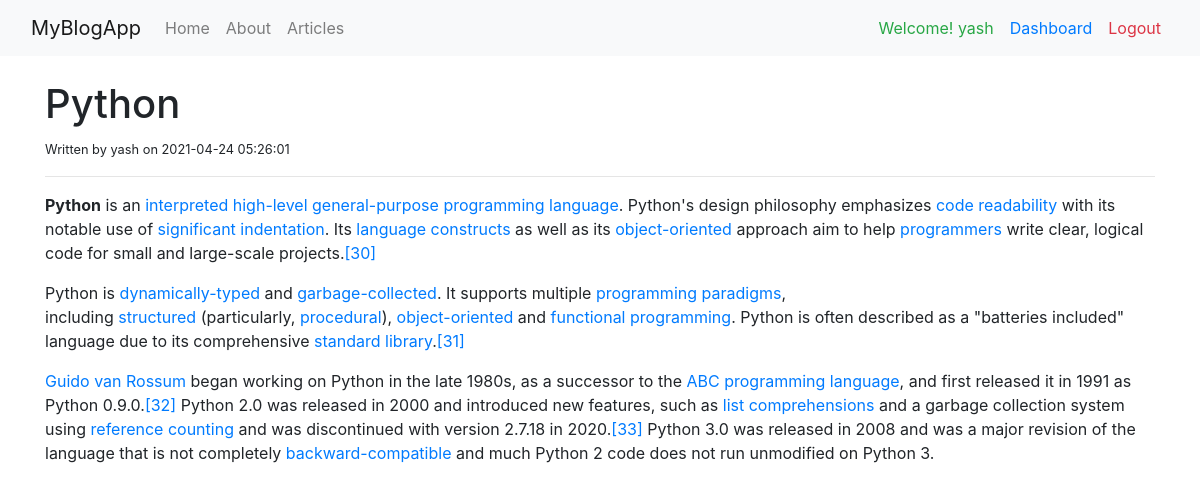
/article/3/ (signed in), run on the app's committed database.
### app.py (models this page shows, shortened)
class Articles(db.Model):
    __tablename__ = 'articles'
    id = db.Column(db.Integer(), primary_key=True)
    title = db.Column(db.String(250))
    author = db.Column(db.String(100))
    body = db.Column(db.String())
    created_date = db.Column(db.DateTime, server_default=db.func.now())

### app.py (the view)
@app.route('/article/<string:id>/')
def article(id):
    result = db.session.query(Articles).filter(Articles.id==id).first()
    return render_template('article.html',article = result)

### templates/article.html
{% extends 'base.html' %}
{% block body %}
<h1>{{article.title}}</h1>
<small>Written by {{article.author}} on {{article.created_date}}</small>
<hr>
<div>
  {{article.body | safe}}
</div>
{% endblock %}

### templates/includes/_navbar.html (shortened to what this page needs)
<nav class="navbar navbar-expand-lg navbar-light bg-light">
    <div class="container-fluid">
    <div class="collapse navbar-collapse" id="navbarTogglerDemo01">
      <a class="navbar-brand" href="/">MyBlogApp</a>
      <ul class="navbar-nav mr-auto mt-2 mt-lg-0">
        <li><a class="nav-link" href="/">Home</a></li>
        <li><a class="nav-link" href="/about">About</a></li>
        <li><a class="nav-link" aria-current="page" href="/articles">Articles</a></li>
      </ul>
      <ul class="navbar-nav ml-auto">
        {% if session.logged_in %}
          <li><a class="nav-link text-success" href="#" >Welcome! {{session.username}}</a></li>
          <li><a class="nav-link text-primary" href="/dashboard">Dashboard</a></li>
          <li><a class="nav-link text-danger" href="/logout">Logout</a></li>
        {% else %}
          <li><a class="nav-link" href="/register">Register</a></li>
          <li><a class="nav-link" href="/login">Login</a></li>
        {% endif %}
      </ul>
    </div>
    </div>
  </nav>

### data on the page
Articles: username "yash", title "Python", author "yash", created_date "2021-04-24 05:26:01", body "Python is an interpreted high-level general-purpose programming language . Python's design philosophy emphasizes code readability with its notable use of significant indentation . Its language constructs as well as its object-oriented approach aim to help programmers write clear, logical code for small and large-scale projects. [30] Python is dynamically-typed and garbage-collected . It supports multiple programming paradigms , including structured (particularly, procedural ), object-oriented and functional programming . Python is often described as a \"batteries included\" language due to its comprehensive standard library . [31] Guido van Rossum began working on Python in the late 1980s, as…"
